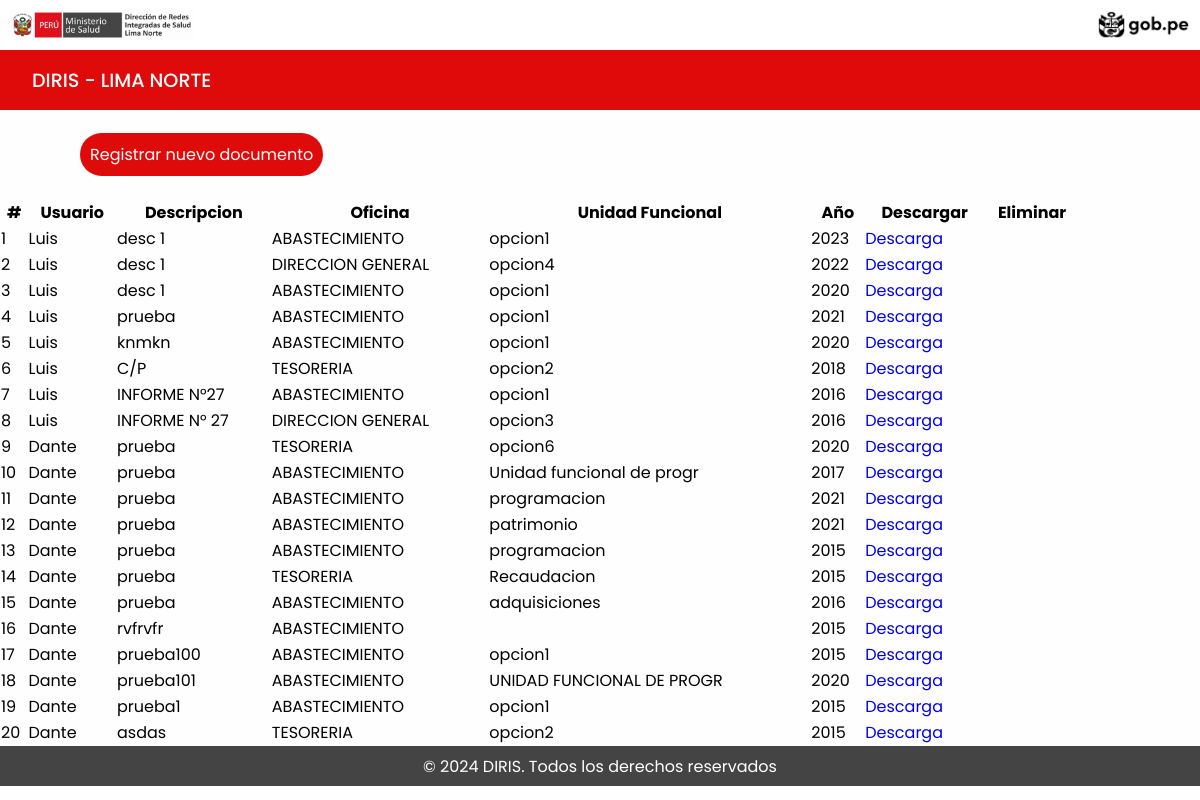
The app's page /diris/mostrar.php with its own data.
### tables this page shows
CREATE TABLE `documento` (
  `id_documento` int(11) NOT NULL,
  `nombre` varchar(100) NOT NULL,
  `descripcion` varchar(100) NOT NULL,
  `oficina` varchar(25) NOT NULL,
  `unidad` varchar(25) NOT NULL,
  `anio` int(4) NOT NULL,
  `documento` varchar(250) NOT NULL
);

### diris/mostrar.php (the view, shortened to what this page needs)
<!DOCTYPE html>
<html lang="en">
<head>
    <link rel="stylesheet" href="assets/css/style2.css">
    <link href="https://cdn.datatables.net/v/dt/jq-3.7.0/dt-2.0.6/datatables.min.css" rel="stylesheet">
</head>
<body>
<header class="header">
        <div class="logo">
            <img src="assets/img/DIRIS-Lima-Norte-300x49.png" alt="logo">
            <img src="assets/img/images.png" alt="logo">
        </div>
        <div class="navegacion">
            <div class="nombre">
                <a href="principal.php">Diris - Lima Norte</a>
            </div>
        </div>
    </header>
    <section class="register_docs">
     <a href="docscaneados.php">Registrar nuevo documento</a>
     </section>
    <table class="table table-bordered cell-border compact row-border " id="dataTable" width="90%" cellspacing="1">
        <thead>
            <tr>
                <th>#</th>
                <th>Usuario</th>
                <th>Descripcion</th>
                <th>Oficina</th>
                <th>Unidad Funcional</th>
                <th>Año</th>
                <th>Descargar</th>
                <th>Eliminar</th>
            </tr>
        </thead>
        <tbody>
            <?php
            require_once "model/conexion.php";
            $consulta = mysqli_query($con, "SELECT * FROM documento");
            while ($fila = mysqli_fetch_assoc($consulta)) :
            ?>
                <tr>
                    <td><?php echo $fila['id_documento']; ?></td>
                    <td><?php echo $fila['nombre']; ?></td>
                    <td><?php echo $fila['descripcion']; ?></td>
                    <td><?php echo $fila['oficina']; ?></td>
                    <td><?php echo $fila['unidad']; ?></td>
                    <td><?php echo $fila['anio']; ?></td>
                    <td>
                        <a href="#" class="btn btn-primary">
                            Descarga
                        </a>
                    </td>
                <?php endwhile; ?>
                </tr>
        </tbody>
    </table>
    <footer class="footer">
        <div class="copyright">
            <p>&copy; 2024 DIRIS. Todos los derechos reservados</p>
        </div>
    </footer>
</body>
</html>

### diris/assets/css/style2.css (style rules this page uses)
:root { --first-color: #df0b0b; --second-color: #444444; --third-color: #b00000; --text-color: #000000; --hover-color: #b00000; --body-bg-color: #fefefe; --card-bg-color: #fff; --modal-bg-color: #fff; --bg-transparent-color: rgba(0, 0, 0, 0.1); --transparent-color: rgba(255, 0, 0, 0.1); --line-color: #b00000; --color-filter: invert(1); --box-shadow: 0px 0px 20px rgb(0 0 0 / 10%); --small-font-size: 0.8em; --normal-font-size: 1em; --large-font-size: 1.2em; --scroll-bar-color: #dfc5c5; --scroll-thumb-color: #8a7070; --scroll-thumb-hover-color: #6b4545; }
* { margin: 0; padding: 0; box-sizing: border-box; font-family: 'Poppins', sans-serif; }
html { scroll-behavior: smooth; }
body { width: 100%; color: var(--text-color); background: var(--body-bg-color); margin: 0; padding: 0; }
a { text-decoration: none; }
section { padding: 2rem 5rem; }
.header .logo { width: 100%; height: 50px; padding: 10px; background: var(--card-bg-color); display: flex; justify-content: space-between; }
.header .logo img { height: 100%; object-fit: cover; }
.navegacion { width: 100%; height: 60px; padding-inline: 2rem; display: flex; justify-content: space-between; align-items: center; background: var(--first-color); }
.nombre a { font-weight: 500; font-size: var(--large-font-size); text-transform: uppercase; color: #fff; }
.footer { width: 100%; background: var(--second-color); }
.footer .copyright { width: 100%; height: 40px; display: flex; justify-content: center; align-items: center; color: var(--text-color); filter: var(--color-filter); }
.register_docs a { background: var(--first-color); color: var(--modal-bg-color); padding: 10px; border-radius: 25px; }

### records on screen
documento: id_documento "1", nombre "Luis", descripcion "desc 1", oficina "ABASTECIMIENTO", unidad "opcion1", anio "2023"
documento: id_documento "2", nombre "Luis", descripcion "desc 1", oficina "DIRECCION GENERAL", unidad "opcion4", anio "2022"
documento: id_documento "3", nombre "Luis", descripcion "desc 1", oficina "ABASTECIMIENTO", unidad "opcion1", anio "2020"
documento: id_documento "4", nombre "Luis", descripcion "prueba", oficina "ABASTECIMIENTO", unidad "opcion1", anio "2021"
documento: id_documento "5", nombre "Luis", descripcion "knmkn", oficina "ABASTECIMIENTO", unidad "opcion1", anio "2020"
documento: id_documento "6", nombre "Luis", descripcion "C/P", oficina "TESORERIA", unidad "opcion2", anio "2018"
documento: id_documento "7", nombre "Luis", descripcion "INFORME N°27", oficina "ABASTECIMIENTO", unidad "opcion1", anio "2016"
documento: id_documento "8", nombre "Luis", descripcion "INFORME N° 27", oficina "DIRECCION GENERAL", unidad "opcion3", anio "2016"
documento: id_documento "9", nombre "Dante", descripcion "prueba", oficina "TESORERIA", unidad "opcion6", anio "2020"
documento: id_documento "10", nombre "Dante", descripcion "prueba", oficina "ABASTECIMIENTO", unidad "Unidad funcional de progr", anio "2017"
documento: id_documento "11", nombre "Dante", descripcion "prueba", oficina "ABASTECIMIENTO", unidad "programacion", anio "2021"
documento: id_documento "12", nombre "Dante", descripcion "prueba", oficina "ABASTECIMIENTO", unidad "patrimonio", anio "2021"
documento: id_documento "13", nombre "Dante", descripcion "prueba", oficina "ABASTECIMIENTO", unidad "programacion", anio "2015"
documento: id_documento "14", nombre "Dante", descripcion "prueba", oficina "TESORERIA", unidad "Recaudacion", anio "2015"
documento: id_documento "15", nombre "Dante", descripcion "prueba", oficina "ABASTECIMIENTO", unidad "adquisiciones", anio "2016"
documento: id_documento "16", nombre "Dante", descripcion "rvfrvfr", oficina "ABASTECIMIENTO", anio "2015"
documento: id_documento "17", nombre "Dante", descripcion "prueba100", oficina "ABASTECIMIENTO", unidad "opcion1", anio "2015"
documento: id_documento "18", nombre "Dante", descripcion "prueba101", oficina "ABASTECIMIENTO", unidad "UNIDAD FUNCIONAL DE PROGR", anio "2020"
documento: id_documento "19", nombre "Dante", descripcion "prueba1", oficina "ABASTECIMIENTO", unidad "opcion1", anio "2015"
documento: id_documento "20", nombre "Dante", descripcion "asdas", oficina "TESORERIA", unidad "opcion2", anio "2015"
